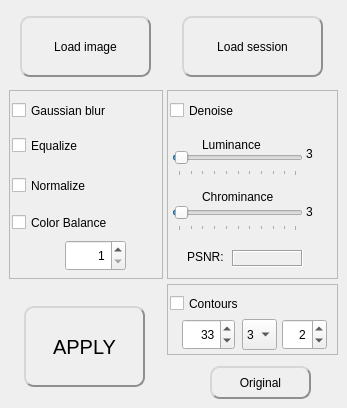
    <widget class="QWidget" name="tab_image">
     <property name="toolTip">
      <string>&lt;html&gt;&lt;head/&gt;&lt;body&gt;&lt;p&gt;Tab Image:&lt;/p&gt;&lt;p&gt;Before anything else, load an image&lt;/p&gt;&lt;p&gt;You can then apply effects and filters on this image: tick the elements and set the parameters for each, then click on APPLY.&lt;/p&gt;&lt;p&gt;The effects are always applied on the ORIGINAL image, not the current one.&lt;/p&gt;&lt;p&gt;If you want to revert to the original image, click ORIGINAL&lt;/p&gt;&lt;/body&gt;&lt;/html&gt;</string>
     </property>
     <attribute name="icon">
      <iconset>
       <normalon>:/icons/image.png</normalon>
      </iconset>
     </attribute>
     <attribute name="title">
      <string>Image</string>
     </attribute>
     <widget class="QPushButton" name="button_image">
      <property name="geometry">
       <rect>
        <x>20</x>
        <y>16</y>
        <width>131</width>
        <height>61</height>
       </rect>
      </property>
      <property name="cursor">
       <cursorShape>PointingHandCursor</cursorShape>
      </property>
      <property name="focusPolicy">
       <enum>Qt::NoFocus</enum>
      </property>
      <property name="toolTip">
       <string>&lt;html&gt;&lt;head/&gt;&lt;body&gt;&lt;p&gt;Load the image to process.&lt;/p&gt;&lt;p&gt;It also resets the previously defined mask, grid and labels&lt;/p&gt;&lt;/body&gt;&lt;/html&gt;</string>
      </property>
      <property name="styleSheet">
       <string notr="true">QPushButton {
	background: qlineargradient(x1: 0, y1: 0, x2: 0, y2: 1,
                                      stop: 0 #FFFFFF, stop: 1 #E0E0E0);
	border-radius: 10px;
	border: 2px outset #8f8f91;
	color rgb(0,0,0);
}
QPushButton:pressed {
	border: 2px inset #8f8f91;
}
QToolTip {
    border:2px solid black;
	padding:5px;
	background-color:rgb(64,64,64);
	color:white;
	font-size: 14px;
}</string>
      </property>
      <property name="text">
       <string>Load image</string>
      </property>
      <property name="icon">
       <iconset>
        <normalon>:/icons/image.png</normalon>
       </iconset>
      </property>
      <property name="iconSize">
       <size>
        <width>32</width>
        <height>32</height>
       </size>
      </property>
     </widget>
     <widget class="QPushButton" name="button_apply">
      <property name="geometry">
       <rect>
        <x>24</x>
        <y>306</y>
        <width>121</width>
        <height>81</height>
       </rect>
      </property>
      <property name="font">
       <font>
        <pointsize>-1</pointsize>
       </font>
      </property>
      <property name="cursor">
       <cursorShape>PointingHandCursor</cursorShape>
      </property>
      <property name="focusPolicy">
       <enum>Qt::NoFocus</enum>
      </property>
      <property name="toolTip">
       <string>&lt;html&gt;&lt;head/&gt;&lt;body&gt;&lt;p&gt;Compute the segmentation.&lt;/p&gt;&lt;p&gt;After computation, use the &amp;quot;labels&amp;quot; tab to edit the labels&lt;/p&gt;&lt;/body&gt;&lt;/html&gt;</string>
      </property>
      <property name="styleSheet">
       <string notr="true">QPushButton {
	background: qlineargradient(x1: 0, y1: 0, x2: 0, y2: 1,
                                      stop: 0 #FFFFFF, stop: 1 #E0E0E0);
	border-radius: 10px;
	border: 2px outset #8f8f91;
	color rgb(0,0,0);
	font-size: 20px;
}
QPushButton:pressed {
	border: 2px inset #8f8f91;
}
QToolTip {
    border:2px solid black;
	padding:5px;
	background-color:rgb(64,64,64);
	color:white;
	font-size: 14px;
}</string>
      </property>
      <property name="text">
       <string>APPLY</string>
      </property>
      <property name="icon">
       <iconset>
        <normalon>:/icons/compute.png</normalon>
       </iconset>
      </property>
      <property name="iconSize">
       <size>
        <width>32</width>
        <height>32</height>
       </size>
      </property>
     </widget>
     <widget class="QPushButton" name="button_original">
      <property name="geometry">
       <rect>
        <x>210</x>
        <y>366</y>
        <width>101</width>
        <height>33</height>
       </rect>
      </property>
      <property name="cursor">
       <cursorShape>PointingHandCursor</cursorShape>
      </property>
      <property name="focusPolicy">
       <enum>Qt::NoFocus</enum>
      </property>
      <property name="toolTip">
       <string>&lt;html&gt;&lt;head/&gt;&lt;body&gt;&lt;p&gt;Undo last action.&lt;/p&gt;&lt;p&gt;Caution, it will only work once!&lt;/p&gt;&lt;/body&gt;&lt;/html&gt;</string>
      </property>
      <property name="styleSheet">
       <string notr="true">QPushButton {
	background: qlineargradient(x1: 0, y1: 0, x2: 0, y2: 1,
                                      stop: 0 #FFFFFF, stop: 1 #E0E0E0);
	border-radius: 10px;
	border: 2px outset #8f8f91;
	color rgb(0,0,0);
}
QPushButton:pressed {
	border: 2px inset #8f8f91;
}
QToolTip {
    border:2px solid black;
	padding:5px;
	background-color:rgb(64,64,64);
	color:white;
	font-size: 14px;
}</string>
      </property>
      <property name="text">
       <string>Original</string>
      </property>
      <property name="icon">
       <iconset>
        <normalon>:/icons/undo.png</normalon>
       </iconset>
      </property>
      <property name="iconSize">
       <size>
        <width>24</width>
        <height>24</height>
       </size>
      </property>
     </widget>
     <widget class="QFrame" name="frame_denoise">
      <property name="geometry">
       <rect>
        <x>167</x>
        <y>90</y>
        <width>171</width>
        <height>189</height>
       </rect>
      </property>
      <property name="frameShape">
       <enum>QFrame::StyledPanel</enum>
      </property>
      <property name="frameShadow">
       <enum>QFrame::Raised</enum>
      </property>
      <widget class="QLabel" name="label">
       <property name="geometry">
        <rect>
         <x>20</x>
         <y>158</y>
         <width>41</width>
         <height>17</height>
        </rect>
       </property>
       <property name="text">
        <string>PSNR:</string>
       </property>
      </widget>
      <widget class="QSlider" name="horizontalSlider_luminance">
       <property name="geometry">
        <rect>
         <x>5</x>
         <y>57</y>
         <width>131</width>
         <height>29</height>
        </rect>
       </property>
       <property name="focusPolicy">
        <enum>Qt::ClickFocus</enum>
       </property>
       <property name="toolTip">
        <string>&lt;html&gt;&lt;head/&gt;&lt;body&gt;&lt;p&gt;Noise is mostly found in dark areas with digital cameras, especially with high ISO values (over 800).&lt;/p&gt;&lt;p&gt;Bright areas are also affected, but in this case the noise is less perceptible by humans.&lt;/p&gt;&lt;p&gt;Try higher values of luminance to clean the image of unwanted brighter or darker pixels&lt;/p&gt;&lt;/body&gt;&lt;/html&gt;</string>
       </property>
       <property name="minimum">
        <number>1</number>
       </property>
       <property name="maximum">
        <number>100</number>
       </property>
       <property name="value">
        <number>3</number>
       </property>
       <property name="orientation">
        <enum>Qt::Horizontal</enum>
       </property>
       <property name="tickPosition">
        <enum>QSlider::TicksBelow</enum>
       </property>
       <property name="tickInterval">
        <number>10</number>
       </property>
      </widget>
      <widget class="QLabel" name="label_chrominance">
       <property name="geometry">
        <rect>
         <x>35</x>
         <y>98</y>
         <width>91</width>
         <height>17</height>
        </rect>
       </property>
       <property name="text">
        <string>Chrominance</string>
       </property>
      </widget>
      <widget class="QSlider" name="horizontalSlider_chrominance">
       <property name="geometry">
        <rect>
         <x>5</x>
         <y>112</y>
         <width>131</width>
         <height>29</height>
        </rect>
       </property>
       <property name="toolTip">
        <string>&lt;html&gt;&lt;head/&gt;&lt;body&gt;&lt;p&gt;Chrominance: noise in this case consists in color variations, for example orange and yellow spots in a red colored area.&lt;/p&gt;&lt;p&gt;Superpixel algorithms are less affected by chrominance than luminance&lt;/p&gt;&lt;/body&gt;&lt;/html&gt;</string>
       </property>
       <property name="minimum">
        <number>1</number>
       </property>
       <property name="maximum">
        <number>100</number>
       </property>
       <property name="value">
        <number>3</number>
       </property>
       <property name="orientation">
        <enum>Qt::Horizontal</enum>
       </property>
       <property name="tickPosition">
        <enum>QSlider::TicksBelow</enum>
       </property>
       <property name="tickInterval">
        <number>10</number>
       </property>
      </widget>
      <widget class="QLabel" name="label_psnr">
       <property name="geometry">
        <rect>
         <x>65</x>
         <y>160</y>
         <width>71</width>
         <height>17</height>
        </rect>
       </property>
       <property name="toolTip">
        <string>&lt;html&gt;&lt;head/&gt;&lt;body&gt;&lt;p&gt;PSNR: when you apply the effect, PSNR (Peak Signal to Noise Ratio) represents the noise difference between the original and the denoised image.&lt;/p&gt;&lt;p&gt;&lt;br/&gt;&lt;/p&gt;&lt;p&gt;The higher value the better, over 40dB is usally good enough for superpixels algorithms&lt;/p&gt;&lt;/body&gt;&lt;/html&gt;</string>
       </property>
       <property name="frameShape">
        <enum>QFrame::Box</enum>
       </property>
       <property name="frameShadow">
        <enum>QFrame::Sunken</enum>
       </property>
       <property name="text">
        <string/>
       </property>
       <property name="alignment">
        <set>Qt::AlignCenter</set>
       </property>
      </widget>
      <widget class="QCheckBox" name="checkBox_denoise">
       <property name="geometry">
        <rect>
         <x>3</x>
         <y>5</y>
         <width>151</width>
         <height>31</height>
        </rect>
       </property>
       <property name="focusPolicy">
        <enum>Qt::NoFocus</enum>
       </property>
       <property name="toolTip">
        <string>&lt;html&gt;&lt;head/&gt;&lt;body&gt;&lt;p&gt;Denoising - noise in images often interfere with the superpixels algorithms, the result is often indented in this case&lt;/p&gt;&lt;/body&gt;&lt;/html&gt;</string>
       </property>
       <property name="text">
        <string>Denoise</string>
       </property>
       <property name="icon">
        <iconset>
         <normalon>:/icons/denoise.png</normalon>
        </iconset>
       </property>
       <property name="iconSize">
        <size>
         <width>26</width>
         <height>26</height>
        </size>
       </property>
       <property name="checked">
        <bool>false</bool>
       </property>
      </widget>
      <widget class="QLabel" name="label_luminance">
       <property name="geometry">
        <rect>
         <x>35</x>
         <y>46</y>
         <width>81</width>
         <height>17</height>
        </rect>
       </property>
       <property name="text">
        <string>Luminance</string>
       </property>
      </widget>
      <widget class="QLabel" name="label_luminance_value">
       <property name="geometry">
        <rect>
         <x>139</x>
         <y>55</y>
         <width>31</width>
         <height>17</height>
        </rect>
       </property>
       <property name="text">
        <string>3</string>
       </property>
       <property name="alignment">
        <set>Qt::AlignLeading|Qt::AlignLeft|Qt::AlignVCenter</set>
       </property>
      </widget>
      <widget class="QLabel" name="label_chrominance_value">
       <property name="geometry">
        <rect>
         <x>139</x>
         <y>113</y>
         <width>31</width>
         <height>17</height>
        </rect>
       </property>
       <property name="text">
        <string>3</string>
       </property>
       <property name="alignment">
        <set>Qt::AlignLeading|Qt::AlignLeft|Qt::AlignVCenter</set>
       </property>
      </widget>
     </widget>
     <widget class="QFrame" name="frame_contours">
      <property name="geometry">
       <rect>
        <x>167</x>
        <y>284</y>
        <width>171</width>
        <height>71</height>
       </rect>
      </property>
      <property name="frameShape">
       <enum>QFrame::StyledPanel</enum>
      </property>
      <property name="frameShadow">
       <enum>QFrame::Raised</enum>
      </property>
      <widget class="QSpinBox" name="spinBox_contours_thickness">
       <property name="geometry">
        <rect>
         <x>115</x>
         <y>35</y>
         <width>45</width>
         <height>31</height>
        </rect>
       </property>
       <property name="focusPolicy">
        <enum>Qt::ClickFocus</enum>
       </property>
       <property name="toolTip">
        <string>&lt;html&gt;&lt;head/&gt;&lt;body&gt;&lt;p&gt;Contours Thickness: n pixels wide lines are drawn over the image&lt;/p&gt;&lt;/body&gt;&lt;/html&gt;</string>
       </property>
       <property name="alignment">
        <set>Qt::AlignRight|Qt::AlignTrailing|Qt::AlignVCenter</set>
       </property>
       <property name="minimum">
        <number>1</number>
       </property>
       <property name="maximum">
        <number>10</number>
       </property>
       <property name="value">
        <number>2</number>
       </property>
      </widget>
      <widget class="QComboBox" name="comboBox_contours_aperture">
       <property name="geometry">
        <rect>
         <x>75</x>
         <y>35</y>
         <width>35</width>
         <height>31</height>
        </rect>
       </property>
       <property name="focusPolicy">
        <enum>Qt::ClickFocus</enum>
       </property>
       <property name="toolTip">
        <string>&lt;html&gt;&lt;head/&gt;&lt;body&gt;&lt;p&gt;Contours Aperture: aperture size for the Sobel operator.&lt;/p&gt;&lt;p&gt;In most cases you should leave it to 3 (minimum value)&lt;/p&gt;&lt;/body&gt;&lt;/html&gt;</string>
       </property>
       <item>
        <property name="text">
         <string>3</string>
        </property>
       </item>
       <item>
        <property name="text">
         <string>5</string>
        </property>
       </item>
       <item>
        <property name="text">
         <string>7</string>
        </property>
       </item>
      </widget>
      <widget class="QCheckBox" name="checkBox_contours">
       <property name="geometry">
        <rect>
         <x>3</x>
         <y>4</y>
         <width>151</width>
         <height>31</height>
        </rect>
       </property>
       <property name="focusPolicy">
        <enum>Qt::NoFocus</enum>
       </property>
       <property name="toolTip">
        <string>&lt;html&gt;&lt;head/&gt;&lt;body&gt;&lt;p&gt;Apply an edge detector to the image before processing. It draws colored lines over the image, and so can help the superpixels algorithms defining the cells.&lt;/p&gt;&lt;p&gt;Results are often improved by a Gaussian blur first.&lt;/p&gt;&lt;p&gt;&lt;br/&gt;* Sigma: threshold for the hysteresis procedure&lt;/p&gt;&lt;p&gt;* Aperture: aperture size for the Sobel operator&lt;/p&gt;&lt;p&gt;* Thickness: value in pixels, for the resulting lines drawn over the image &lt;br/&gt;&lt;/p&gt;&lt;p&gt;The present alogorithm is &lt;span style=&quot; font-style:italic;&quot;&gt;Canny Edge detector&lt;/span&gt;, it was developed by John F. Canny in 1986. Also known to many as the &lt;span style=&quot; font-style:italic;&quot;&gt;optimal detector&lt;/span&gt;, Canny algorithm aims to satisfy three main criteria:&lt;/p&gt;&lt;ul style=&quot;margin-top: 0px; margin-bottom: 0px; margin-left: 0px; margin-right: 0px; -qt-list-indent: 1;&quot;&gt;&lt;li style=&quot; margin-top:12px; margin-bottom:0px; margin-left:0px; margin-right:0px; -qt-block-indent:0; text-indent:0px;&quot;&gt;&lt;span style=&quot; font-weight:600;&quot;&gt;Low error rate:&lt;/span&gt; meaning a good detection of only existent edges&lt;/li&gt;&lt;li style=&quot; margin-top:0px; margin-bottom:0px; margin-left:0px; margin-right:0px; -qt-block-indent:0; text-indent:0px;&quot;&gt;&lt;span style=&quot; font-weight:600;&quot;&gt;Good localization:&lt;/span&gt; the distance between edge pixels detected and real edge pixels have to be minimized.&lt;/li&gt;&lt;li style=&quot; margin-top:0px; margin-bottom:12px; margin-left:0px; margin-right:0px; -qt-block-indent:0; text-indent:0px;&quot;&gt;&lt;span style=&quot; font-weight:600;&quot;&gt;Minimal response:&lt;/span&gt; only one detector response per edge&lt;/li&gt;&lt;/ul&gt;&lt;/body&gt;&lt;/html&gt;</string>
       </property>
       <property name="text">
        <string>Contours</string>
       </property>
       <property name="icon">
        <iconset>
         <normalon>:/icons/contours.png</normalon>
        </iconset>
       </property>
       <property name="iconSize">
        <size>
         <width>26</width>
         <height>26</height>
        </size>
       </property>
       <property name="checked">
        <bool>false</bool>
       </property>
      </widget>
      <widget class="QSpinBox" name="spinBox_contours_sigma">
       <property name="geometry">
        <rect>
         <x>15</x>
         <y>35</y>
         <width>53</width>
         <height>31</height>
        </rect>
       </property>
       <property name="focusPolicy">
        <enum>Qt::ClickFocus</enum>
       </property>
       <property name="toolTip">
        <string>&lt;html&gt;&lt;head/&gt;&lt;body&gt;&lt;p&gt;Contours sigma (in percents): value between min and max of the threshold of hysteresis procedure&lt;/p&gt;&lt;/body&gt;&lt;/html&gt;</string>
       </property>
       <property name="alignment">
        <set>Qt::AlignRight|Qt::AlignTrailing|Qt::AlignVCenter</set>
       </property>
       <property name="minimum">
        <number>1</number>
       </property>
       <property name="maximum">
        <number>100</number>
       </property>
       <property name="value">
        <number>33</number>
       </property>
      </widget>
     </widget>
     <widget class="QFrame" name="frame_filters">
      <property name="geometry">
       <rect>
        <x>9</x>
        <y>90</y>
        <width>154</width>
        <height>189</height>
       </rect>
      </property>
      <property name="frameShape">
       <enum>QFrame::StyledPanel</enum>
      </property>
      <property name="frameShadow">
       <enum>QFrame::Raised</enum>
      </property>
      <widget class="QSpinBox" name="spinBox_color_balance_percent">
       <property name="geometry">
        <rect>
         <x>56</x>
         <y>150</y>
         <width>61</width>
         <height>31</height>
        </rect>
       </property>
       <property name="focusPolicy">
        <enum>Qt::ClickFocus</enum>
       </property>
       <property name="toolTip">
        <string>&lt;html&gt;&lt;head/&gt;&lt;body&gt;&lt;p&gt;Color balance percent: max variation in percents&lt;/p&gt;&lt;/body&gt;&lt;/html&gt;</string>
       </property>
       <property name="alignment">
        <set>Qt::AlignRight|Qt::AlignTrailing|Qt::AlignVCenter</set>
       </property>
       <property name="minimum">
        <number>1</number>
       </property>
       <property name="maximum">
        <number>100</number>
       </property>
       <property name="value">
        <number>1</number>
       </property>
      </widget>
      <widget class="QCheckBox" name="checkBox_normalize">
       <property name="geometry">
        <rect>
         <x>3</x>
         <y>80</y>
         <width>151</width>
         <height>31</height>
        </rect>
       </property>
       <property name="focusPolicy">
        <enum>Qt::NoFocus</enum>
       </property>
       <property name="toolTip">
        <string>&lt;html&gt;&lt;head/&gt;&lt;body&gt;&lt;p&gt;Normalize the image histogram before processing.&lt;/p&gt;&lt;p&gt;Image normalization changes the range of pixel intensity values, by stretching the histogram to the maximum values.&lt;/p&gt;&lt;p&gt;It is recommended for grayscale images, or color images with a limited number of colors&lt;/p&gt;&lt;/body&gt;&lt;/html&gt;</string>
       </property>
       <property name="text">
        <string>Normalize</string>
       </property>
       <property name="icon">
        <iconset>
         <normalon>:/icons/normalize.png</normalon>
        </iconset>
       </property>
       <property name="iconSize">
        <size>
         <width>24</width>
         <height>24</height>
        </size>
       </property>
       <property name="checked">
        <bool>false</bool>
       </property>
      </widget>
      <widget class="QCheckBox" name="checkBox_color_balance">
       <property name="geometry">
        <rect>
         <x>3</x>
         <y>117</y>
         <width>151</width>
         <height>31</height>
        </rect>
       </property>
       <property name="focusPolicy">
        <enum>Qt::NoFocus</enum>
       </property>
       <property name="toolTip">
        <string>&lt;html&gt;&lt;head/&gt;&lt;body&gt;&lt;p&gt;Color balance the image before processing.&lt;/p&gt;&lt;p&gt;Color balance (also called &amp;quot;white balance&amp;quot;) is the global adjustment of the intensities of the colors (typically red, green, and blue primary colors).&lt;/p&gt;&lt;p&gt;An important goal of this adjustment is to render specific colors – particularly neutral colors – correctly&lt;/p&gt;&lt;/body&gt;&lt;/html&gt;</string>
       </property>
       <property name="text">
        <string>Color Balance</string>
       </property>
       <property name="icon">
        <iconset>
         <normalon>:/icons/color-balance.png</normalon>
        </iconset>
       </property>
       <property name="iconSize">
        <size>
         <width>24</width>
         <height>24</height>
        </size>
       </property>
       <property name="checked">
        <bool>false</bool>
       </property>
      </widget>
      <widget class="QCheckBox" name="checkBox_gaussian_blur">
       <property name="geometry">
        <rect>
         <x>3</x>
         <y>5</y>
         <width>151</width>
         <height>31</height>
        </rect>
       </property>
       <property name="focusPolicy">
        <enum>Qt::NoFocus</enum>
       </property>
       <property name="toolTip">
        <string>&lt;html&gt;&lt;head/&gt;&lt;body&gt;&lt;p&gt;Apply a gaussian blur to the image before processing often improves the results by lowering noise&lt;/p&gt;&lt;/body&gt;&lt;/html&gt;</string>
       </property>
       <property name="text">
        <string>Gaussian blur</string>
       </property>
       <property name="icon">
        <iconset>
         <normalon>:/icons/blur.png</normalon>
        </iconset>
       </property>
       <property name="iconSize">
        <size>
         <width>24</width>
         <height>24</height>
        </size>
       </property>
       <property name="checked">
        <bool>false</bool>
       </property>
      </widget>
      <widget class="QCheckBox" name="checkBox_equalize">
       <property name="geometry">
        <rect>
         <x>3</x>
         <y>40</y>
         <width>151</width>
         <height>31</height>
        </rect>
       </property>
       <property name="focusPolicy">
        <enum>Qt::NoFocus</enum>
       </property>
       <property name="toolTip">
        <string>&lt;html&gt;&lt;head/&gt;&lt;body&gt;&lt;p&gt;Equalize histogram of the image before processing: increases the global contrast of the image before processing.&lt;/p&gt;&lt;p&gt;It can improve many images, especially when the usable data is represented by close contrast values. Through this adjustment, the intensities can be better distributed on the histogram: this allows for areas of lower local contrast to gain a higher contrast. Histogram equalization accomplishes this by effectively spreading out the most frequent intensity values&lt;/p&gt;&lt;/body&gt;&lt;/html&gt;</string>
       </property>
       <property name="text">
        <string>Equalize</string>
       </property>
       <property name="icon">
        <iconset>
         <normalon>:/icons/equalize.png</normalon>
        </iconset>
       </property>
       <property name="iconSize">
        <size>
         <width>24</width>
         <height>24</height>
        </size>
       </property>
       <property name="checked">
        <bool>false</bool>
       </property>
      </widget>
     </widget>
     <widget class="QPushButton" name="button_load_session">
      <property name="geometry">
       <rect>
        <x>182</x>
        <y>16</y>
        <width>141</width>
        <height>61</height>
       </rect>
      </property>
      <property name="cursor">
       <cursorShape>PointingHandCursor</cursorShape>
      </property>
      <property name="focusPolicy">
       <enum>Qt::NoFocus</enum>
      </property>
      <property name="toolTip">
       <string>&lt;html&gt;&lt;head/&gt;&lt;body&gt;&lt;p&gt;Load a previously saved session: image, mask, grid and labels (cells)&lt;/p&gt;&lt;p&gt;Useful if you want to finish a previous work, but it won't work until you have loaded the original image first.&lt;/p&gt;&lt;p&gt;Tip: you don't have to save the parameters to continue working with the cells.&lt;/p&gt;&lt;/body&gt;&lt;/html&gt;</string>
      </property>
      <property name="styleSheet">
       <string notr="true">QPushButton {
	background: qlineargradient(x1: 0, y1: 0, x2: 0, y2: 1,
                                      stop: 0 #FFFFFF, stop: 1 #E0E0E0);
	border-radius: 10px;
	border: 2px outset #8f8f91;
	color rgb(0,0,0);
}
QPushButton:pressed {
	border: 2px inset #8f8f91;
}
QToolTip {
    border:2px solid black;
	padding:5px;
	background-color:rgb(64,64,64);
	color:white;
	font-size: 14px;
}</string>
      </property>
      <property name="text">
       <string>Load session</string>
      </property>
      <property name="icon">
       <iconset>
        <normalon>:/icons/session-load.png</normalon>
       </iconset>
      </property>
      <property name="iconSize">
       <size>
        <width>30</width>
        <height>30</height>
       </size>
      </property>
      <property name="checkable">
       <bool>true</bool>
      </property>
     </widget>
     <zorder>frame_filters</zorder>
     <zorder>frame_contours</zorder>
     <zorder>frame_denoise</zorder>
     <zorder>button_image</zorder>
     <zorder>button_apply</zorder>
     <zorder>button_original</zorder>
     <zorder>button_load_session</zorder>
    </widget>
